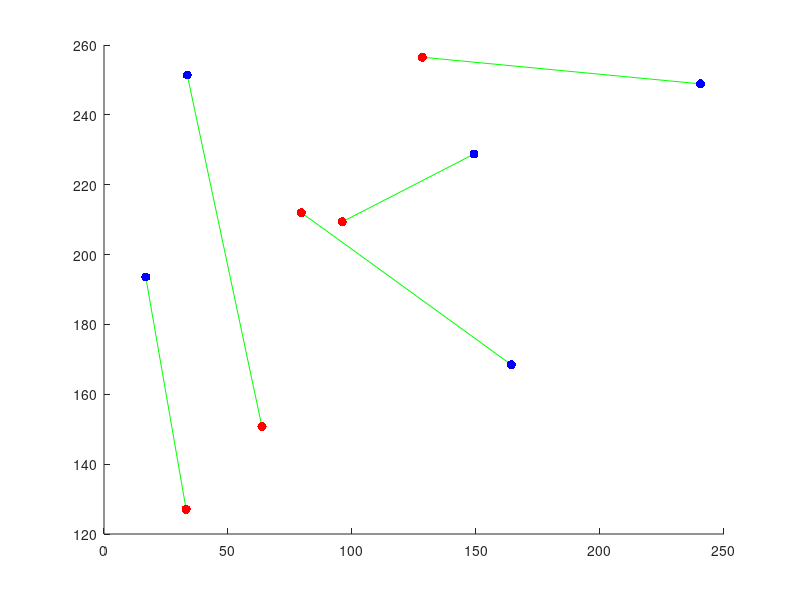
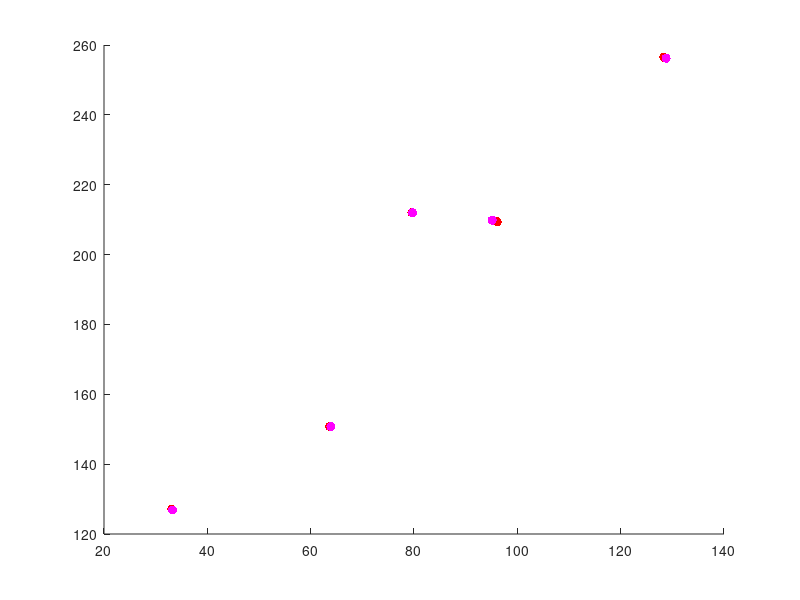

The MATLAB source for these figures, in order:
function practical1

%The aim of practical 1 is to calculate the homography that best maps two
%sets of points to one another.  We will (eventually) use this for creating
%panoramas, and for calculating the 3d pose of planes.  You should use this
%template for your code and fill in the missing sections marked "TO DO"

%close all open figures
close all;

%set of two dimensional Cartesian points
pts1Cart = [  240.5000   16.8351   33.5890  164.2696  149.1911;...
              248.8770  193.5890   251.3901 168.4581  228.7723];

%turn points to homogeneous representation
pts1Hom = [pts1Cart; ones(1,size(pts1Cart,2))]
      
%define a homography
H = [0.6 0.7 -100; 1.0 0.6 50; 0.001 0.002 1.0]

%apply homography to points
pts2Hom = H*pts1Hom

%convert back to Cartesian
pts2Cart = pts2Hom(1:2,:)./repmat(pts2Hom(3,:),2,1)

%add a small amount of noise
noiseLevel = 4.0;
pts2Cart = pts2Cart+noiseLevel*randn(size(pts2Cart));

%draw two set of two dimensional points
%opens figure
figure; set(gcf,'Color',[1 1 1]);
%draw lines between each pair of points
nPoint = size(pts1Cart,2)
for (cPoint = 1:nPoint)
    %plot a green line between each pair of points
    plot([pts1Cart(1,cPoint) pts2Cart(1,cPoint)],[pts1Cart(2,cPoint) pts2Cart(2,cPoint)],'g-');
    %make sure we don't replace with next point
    hold on;
end;

%draws first set of points
plot(pts1Cart(1,:),pts1Cart(2,:),'b.','MarkerSize',20);
%remove axis
set(gca,'Box','Off');

%draws second set of points
plot(pts2Cart(1,:),pts2Cart(2,:),'r.','MarkerSize',20);

%now our goal is to transform the first points so that they map to the
%second set of points

%****TO DO****: Fill in the details of this routine 
%At the moment, it just returns and identity matrix (body is below)
HEst = calcBestHomography(pts1Cart, pts2Cart);

%now we will see how well the routine works by applying the mapping and
%measuring the square  distance between the desired and actual positions

%apply homography to points
YYY =HEst
XXX =pts1Hom 
pts2EstHom = HEst*pts1Hom

%convert back to Cartesian
pts2EstCart = pts2EstHom(1:2,:)./repmat(pts2EstHom(3,:),2,1)

%calculate mean squared distance from actual points
sqDiff = mean(sum((pts2Cart-pts2EstCart).^2))

%draw figure with points before and after
%draw two set of two dimensional points
%opens figure
figure; set(gcf,'Color',[1 1 1]);
%draw lines between each pair of points
nPoint = size(pts1Cart,2)
for (cPoint = 1:nPoint)
    %plot a green line pairs of actual and estimated points
    plot([pts2Cart(1,cPoint) pts2EstCart(1,cPoint)],[pts2Cart(2,cPoint) pts2EstCart(2,cPoint)],'g-');
    %make sure we don't replace with next point
    hold on;
end;

%draws second set of points
plot(pts2Cart(1,:),pts2Cart(2,:),'r.','MarkerSize',20);
%remove axis
set(gca,'Box','Off');

%draws estimated positions of second set of points
plot(pts2EstCart(1,:),pts2EstCart(2,:),'m.','MarkerSize',20);

%other things **** TO DO ****
%1. Convince yourself that the homography is ambiguous up to scale (by
%multiplying it by a constant factor and showing it does the same thing).
%Can you see why this is mathematically the case?
%2. Show empirically that your homography routine can EXACTLY map any four points to any
%other four points
%3. Now move to practical 1b.




%==========================================================================
function H = calcBestHomography(pts1Cart, pts2Cart)

%should apply direct linear transform (DLT) algorithm to calculate best
%homography that maps the points in pts1Cart to their corresonding matchin in 
%pts2Cart

%****TO DO ****: replace this
H = eye(3);

%**** TO DO ****;
%first turn points to homogeneous
pts1Hom = [pts1Cart; ones(1,size(pts1Cart,2))];
pts2Hom = [pts2Cart; ones(1,size(pts2Cart,2))];
%then construct A matrix which should be (10 x 9) in size
[m n] = size(pts1Hom)
pts1Hom = pts1Hom'
pts2Hom = pts2Hom'
Y = pts2Hom(:,2);
X = pts2Hom(:,1);
A1 = zeros(n*2,3);
A2 = zeros(n*2,3);
A3 = zeros(n*2,3);
for i = 1:n
    A1(2*i,:) = pts1Hom(i,:);
    A2(2*i-1,:) = -pts1Hom(i,:);
    A3(2*i-1,:) = pts1Hom(i,:)*Y(i);
    A3(2*i,:) = -pts1Hom(i,:)*X(i);
end
A = [A1 A2 A3]

%solve Ah = 0 by calling
%h = solveAXEqualsZero(A); (you have to write this routine too - see below)
h = solveAXEqualsZero(A);

%reshape h into the matrix H
[m n] = size(h)
H = reshape(h,sqrt(m),sqrt(m))';

%Beware - when you reshape the (9x1) vector x to the (3x3) shape of a homography, you must make
%sure that it is reshaped with the values going first into the rows.  This
%is not the way that the matlab command reshape works - it goes columns
%first.  In order to resolve this, you can reshape and then take the
%transpose


%==========================================================================
function x = solveAXEqualsZero(A);

%****TO DO **** Write this routine 
[U,S,V] = svd(A);
x = V(:,end);